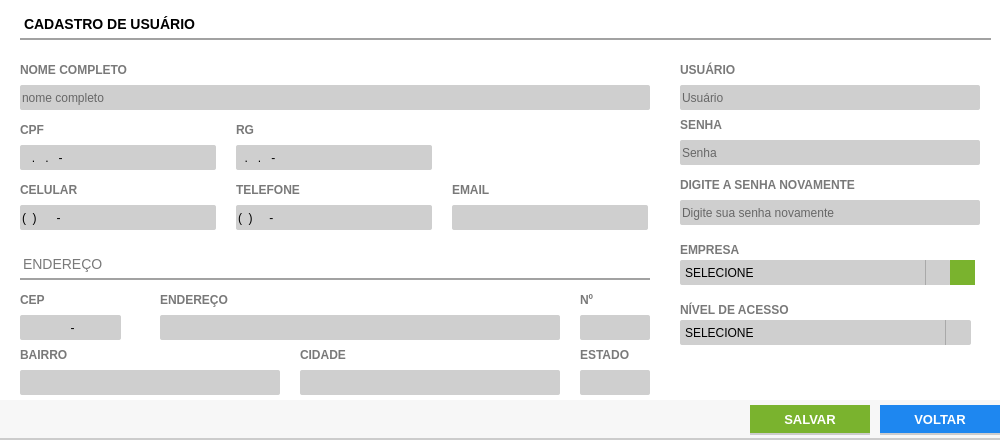
<?xml version="1.0" encoding="UTF-8"?>
<ui version="4.0">
 <class>ct_FormUsuario</class>
 <widget class="QFrame" name="ct_FormUsuario">
  <property name="geometry">
   <rect>
    <x>0</x>
    <y>0</y>
    <width>1000</width>
    <height>443</height>
   </rect>
  </property>
  <property name="windowTitle">
   <string>Cadastro de Usuários</string>
  </property>
  <property name="styleSheet">
   <string notr="true">background: #FFF;
border: none</string>
  </property>
  <widget class="QFrame" name="fr_FormUsuario">
   <property name="geometry">
    <rect>
     <x>0</x>
     <y>0</y>
     <width>1000</width>
     <height>500</height>
    </rect>
   </property>
   <property name="frameShape">
    <enum>QFrame::StyledPanel</enum>
   </property>
   <property name="frameShadow">
    <enum>QFrame::Raised</enum>
   </property>
   <widget class="QLabel" name="lb_FormFornecedor_21">
    <property name="geometry">
     <rect>
      <x>680</x>
      <y>60</y>
      <width>150</width>
      <height>20</height>
     </rect>
    </property>
    <property name="styleSheet">
     <string notr="true">QLabel{
font-size: 12px;
font-family: &quot;Arial Unicode MS&quot;;
font-weight: bold;
color: #797979
}</string>
    </property>
    <property name="text">
     <string>USUÁRIO</string>
    </property>
   </widget>
   <widget class="QLineEdit" name="tx_Celular">
    <property name="geometry">
     <rect>
      <x>20</x>
      <y>205</y>
      <width>196</width>
      <height>25</height>
     </rect>
    </property>
    <property name="focusPolicy">
     <enum>Qt::WheelFocus</enum>
    </property>
    <property name="styleSheet">
     <string notr="true">QLineEdit{
background: #CFCFCF;
border-radius: 2px;
color: #000;
font: 13px &quot;Arial&quot; 
}
QLineEdit:Focus {
border: 1px solid red;
}</string>
    </property>
    <property name="inputMask">
     <string>(00) 00000-0000</string>
    </property>
    <property name="text">
     <string>() -</string>
    </property>
    <property name="placeholderText">
     <string/>
    </property>
   </widget>
   <widget class="QLabel" name="lb_FormFornecedor_27">
    <property name="geometry">
     <rect>
      <x>580</x>
      <y>290</y>
      <width>50</width>
      <height>20</height>
     </rect>
    </property>
    <property name="styleSheet">
     <string notr="true">QLabel{
font-size: 12px;
font-family: &quot;Arial Unicode MS&quot;;
font-weight: bold;
color: #797979
}</string>
    </property>
    <property name="text">
     <string>Nº</string>
    </property>
   </widget>
   <widget class="QLabel" name="lb_FormFornecedor_28">
    <property name="geometry">
     <rect>
      <x>20</x>
      <y>290</y>
      <width>50</width>
      <height>20</height>
     </rect>
    </property>
    <property name="styleSheet">
     <string notr="true">QLabel{
font-size: 12px;
font-family: &quot;Arial Unicode MS&quot;;
font-weight: bold;
color: #797979
}</string>
    </property>
    <property name="text">
     <string>CEP</string>
    </property>
   </widget>
   <widget class="QLabel" name="lb_FormFornecedor_23">
    <property name="geometry">
     <rect>
      <x>680</x>
      <y>115</y>
      <width>150</width>
      <height>20</height>
     </rect>
    </property>
    <property name="styleSheet">
     <string notr="true">QLabel{
font-size: 12px;
font-family: &quot;Arial Unicode MS&quot;;
font-weight: bold;
color: #797979
}</string>
    </property>
    <property name="text">
     <string>SENHA</string>
    </property>
   </widget>
   <widget class="QLabel" name="lb_FormFornecedor_20">
    <property name="geometry">
     <rect>
      <x>20</x>
      <y>345</y>
      <width>120</width>
      <height>20</height>
     </rect>
    </property>
    <property name="styleSheet">
     <string notr="true">QLabel{
font-size: 12px;
font-family: &quot;Arial Unicode MS&quot;;
font-weight: bold;
color: #797979
}</string>
    </property>
    <property name="text">
     <string>BAIRRO</string>
    </property>
   </widget>
   <widget class="QLabel" name="lb_FormFornecedor_17">
    <property name="geometry">
     <rect>
      <x>20</x>
      <y>60</y>
      <width>150</width>
      <height>20</height>
     </rect>
    </property>
    <property name="styleSheet">
     <string notr="true">QLabel{
font-size: 12px;
font-family: &quot;Arial Unicode MS&quot;;
font-weight: bold;
color: #797979
}</string>
    </property>
    <property name="text">
     <string>NOME COMPLETO</string>
    </property>
   </widget>
   <widget class="QLineEdit" name="tx_rg">
    <property name="geometry">
     <rect>
      <x>236</x>
      <y>145</y>
      <width>196</width>
      <height>25</height>
     </rect>
    </property>
    <property name="focusPolicy">
     <enum>Qt::WheelFocus</enum>
    </property>
    <property name="styleSheet">
     <string notr="true">QLineEdit{
background: #CFCFCF;
border-radius: 2px;
color: #000;
font: 13px &quot;Arial&quot; 
}
QLineEdit:Focus {
border: 1px solid red;
}</string>
    </property>
    <property name="inputMask">
     <string>00.000.000-0</string>
    </property>
    <property name="placeholderText">
     <string/>
    </property>
   </widget>
   <widget class="QLabel" name="lb_FormFornecedor_26">
    <property name="geometry">
     <rect>
      <x>300</x>
      <y>345</y>
      <width>120</width>
      <height>20</height>
     </rect>
    </property>
    <property name="styleSheet">
     <string notr="true">QLabel{
font-size: 12px;
font-family: &quot;Arial Unicode MS&quot;;
font-weight: bold;
color: #797979
}</string>
    </property>
    <property name="text">
     <string>CIDADE</string>
    </property>
   </widget>
   <widget class="QLineEdit" name="tx_Telefone">
    <property name="geometry">
     <rect>
      <x>236</x>
      <y>205</y>
      <width>196</width>
      <height>25</height>
     </rect>
    </property>
    <property name="focusPolicy">
     <enum>Qt::WheelFocus</enum>
    </property>
    <property name="styleSheet">
     <string notr="true">QLineEdit{
background: #CFCFCF;
border-radius: 2px;
color: #000;
font: 13px &quot;Arial&quot; 
}
QLineEdit:Focus {
border: 1px solid red;
}</string>
    </property>
    <property name="inputMask">
     <string>(00) 0000-0000</string>
    </property>
    <property name="placeholderText">
     <string/>
    </property>
   </widget>
   <widget class="QLabel" name="lb_FormFornecedor_30">
    <property name="geometry">
     <rect>
      <x>236</x>
      <y>180</y>
      <width>190</width>
      <height>20</height>
     </rect>
    </property>
    <property name="styleSheet">
     <string notr="true">QLabel{
font-size: 12px;
font-family: &quot;Arial Unicode MS&quot;;
font-weight: bold;
color: #797979
}</string>
    </property>
    <property name="text">
     <string>TELEFONE</string>
    </property>
   </widget>
   <widget class="QLabel" name="lb_FormFornecedor_16">
    <property name="geometry">
     <rect>
      <x>580</x>
      <y>345</y>
      <width>70</width>
      <height>20</height>
     </rect>
    </property>
    <property name="styleSheet">
     <string notr="true">QLabel{
font-size: 12px;
font-family: &quot;Arial Unicode MS&quot;;
font-weight: bold;
color: #797979
}</string>
    </property>
    <property name="text">
     <string>ESTADO</string>
    </property>
   </widget>
   <widget class="QLabel" name="lb_FormFornecedor_6">
    <property name="geometry">
     <rect>
      <x>236</x>
      <y>120</y>
      <width>190</width>
      <height>20</height>
     </rect>
    </property>
    <property name="styleSheet">
     <string notr="true">QLabel{
font-size: 12px;
font-family: &quot;Arial Unicode MS&quot;;
font-weight: bold;
color: #797979
}</string>
    </property>
    <property name="text">
     <string>RG</string>
    </property>
   </widget>
   <widget class="QLineEdit" name="tx_Bairro">
    <property name="geometry">
     <rect>
      <x>20</x>
      <y>370</y>
      <width>260</width>
      <height>25</height>
     </rect>
    </property>
    <property name="focusPolicy">
     <enum>Qt::WheelFocus</enum>
    </property>
    <property name="styleSheet">
     <string notr="true">QLineEdit{
background: #CFCFCF;
border-radius: 2px;
color: #000;
font: 13px &quot;Arial&quot; ;
text-transform: uppercase
}
QLineEdit:Focus {
border: 1px solid red;
}</string>
    </property>
    <property name="inputMask">
     <string/>
    </property>
    <property name="alignment">
     <set>Qt::AlignLeading|Qt::AlignLeft|Qt::AlignVCenter</set>
    </property>
    <property name="placeholderText">
     <string/>
    </property>
   </widget>
   <widget class="QLineEdit" name="tx_Estado">
    <property name="geometry">
     <rect>
      <x>580</x>
      <y>370</y>
      <width>70</width>
      <height>25</height>
     </rect>
    </property>
    <property name="focusPolicy">
     <enum>Qt::WheelFocus</enum>
    </property>
    <property name="styleSheet">
     <string notr="true">QLineEdit{
background: #CFCFCF;
border-radius: 2px;
color: #000;
font: 13px &quot;Arial&quot; ;
text-transform: uppercase
}
QLineEdit:Focus {
border: 1px solid red;
}</string>
    </property>
    <property name="inputMask">
     <string/>
    </property>
    <property name="alignment">
     <set>Qt::AlignLeading|Qt::AlignLeft|Qt::AlignVCenter</set>
    </property>
    <property name="placeholderText">
     <string/>
    </property>
   </widget>
   <widget class="QLineEdit" name="tx_cpf">
    <property name="geometry">
     <rect>
      <x>20</x>
      <y>145</y>
      <width>196</width>
      <height>25</height>
     </rect>
    </property>
    <property name="focusPolicy">
     <enum>Qt::WheelFocus</enum>
    </property>
    <property name="styleSheet">
     <string notr="true">QLineEdit{
background: #CFCFCF;
border-radius: 2px;
color: #000;
font: 13px &quot;Arial&quot; 
}
QLineEdit:Focus {
border: 1px solid red;
}</string>
    </property>
    <property name="inputMask">
     <string>000.000.000-00</string>
    </property>
    <property name="text">
     <string>..-</string>
    </property>
    <property name="placeholderText">
     <string/>
    </property>
   </widget>
   <widget class="QLineEdit" name="tx_Num">
    <property name="geometry">
     <rect>
      <x>580</x>
      <y>315</y>
      <width>70</width>
      <height>25</height>
     </rect>
    </property>
    <property name="focusPolicy">
     <enum>Qt::WheelFocus</enum>
    </property>
    <property name="styleSheet">
     <string notr="true">QLineEdit{
background: #CFCFCF;
border-radius: 2px;
color: #000;
font: 13px &quot;Arial&quot; ;
text-transform: uppercase
}
QLineEdit:Focus {
border: 1px solid red;
}</string>
    </property>
    <property name="inputMask">
     <string/>
    </property>
    <property name="alignment">
     <set>Qt::AlignLeading|Qt::AlignLeft|Qt::AlignVCenter</set>
    </property>
    <property name="placeholderText">
     <string/>
    </property>
   </widget>
   <widget class="QLabel" name="lb_FormFornecedor">
    <property name="geometry">
     <rect>
      <x>20</x>
      <y>10</y>
      <width>971</width>
      <height>30</height>
     </rect>
    </property>
    <property name="styleSheet">
     <string notr="true">QLabel{
font-size: 14px;
font-family: &quot;Arial&quot;;
font-weight: bold;

border-bottom: 2px solid #A2A2A2
}</string>
    </property>
    <property name="text">
     <string>CADASTRO DE USUÁRIO</string>
    </property>
   </widget>
   <widget class="QLabel" name="lb_FormFornecedor_25">
    <property name="geometry">
     <rect>
      <x>452</x>
      <y>180</y>
      <width>190</width>
      <height>20</height>
     </rect>
    </property>
    <property name="styleSheet">
     <string notr="true">QLabel{
font-size: 12px;
font-family: &quot;Arial Unicode MS&quot;;
font-weight: bold;
color: #797979
}</string>
    </property>
    <property name="text">
     <string>EMAIL</string>
    </property>
   </widget>
   <widget class="QLineEdit" name="tx_Cidade">
    <property name="geometry">
     <rect>
      <x>300</x>
      <y>370</y>
      <width>260</width>
      <height>25</height>
     </rect>
    </property>
    <property name="focusPolicy">
     <enum>Qt::WheelFocus</enum>
    </property>
    <property name="styleSheet">
     <string notr="true">QLineEdit{
background: #CFCFCF;
border-radius: 2px;
color: #000;
font: 13px &quot;Arial&quot; ;
text-transform: uppercase
}
QLineEdit:Focus {
border: 1px solid red;
}</string>
    </property>
    <property name="inputMask">
     <string/>
    </property>
    <property name="alignment">
     <set>Qt::AlignLeading|Qt::AlignLeft|Qt::AlignVCenter</set>
    </property>
    <property name="placeholderText">
     <string/>
    </property>
   </widget>
   <widget class="QLineEdit" name="tx_senha">
    <property name="geometry">
     <rect>
      <x>680</x>
      <y>140</y>
      <width>300</width>
      <height>25</height>
     </rect>
    </property>
    <property name="focusPolicy">
     <enum>Qt::WheelFocus</enum>
    </property>
    <property name="styleSheet">
     <string notr="true">QLineEdit{
background: #CFCFCF;
border-radius: 2px;
color: #000;
font: 13px &quot;Arial&quot; ;

}
QLineEdit:Focus {
border: 1px solid red;
}</string>
    </property>
    <property name="echoMode">
     <enum>QLineEdit::Password</enum>
    </property>
    <property name="placeholderText">
     <string>Senha</string>
    </property>
   </widget>
   <widget class="QFrame" name="frame">
    <property name="geometry">
     <rect>
      <x>0</x>
      <y>400</y>
      <width>1000</width>
      <height>40</height>
     </rect>
    </property>
    <property name="styleSheet">
     <string notr="true">border-bottom: 2px solid #CCC;
background: #F7F7F7</string>
    </property>
    <property name="frameShape">
     <enum>QFrame::StyledPanel</enum>
    </property>
    <property name="frameShadow">
     <enum>QFrame::Raised</enum>
    </property>
    <widget class="QPushButton" name="bt_salvarUsuario">
     <property name="geometry">
      <rect>
       <x>750</x>
       <y>5</y>
       <width>120</width>
       <height>30</height>
      </rect>
     </property>
     <property name="font">
      <font>
       <family>Tahoma</family>
       <pointsize>10</pointsize>
       <weight>75</weight>
       <bold>true</bold>
      </font>
     </property>
     <property name="cursor">
      <cursorShape>PointingHandCursor</cursorShape>
     </property>
     <property name="focusPolicy">
      <enum>Qt::NoFocus</enum>
     </property>
     <property name="contextMenuPolicy">
      <enum>Qt::ActionsContextMenu</enum>
     </property>
     <property name="styleSheet">
      <string notr="true">QPushButton {
background-color: #7AB32E;
color: #FFF
 }
QPushButton:hover{
background-color: #40a286
}</string>
     </property>
     <property name="text">
      <string>SALVAR</string>
     </property>
     <property name="iconSize">
      <size>
       <width>75</width>
       <height>35</height>
      </size>
     </property>
    </widget>
    <widget class="QPushButton" name="bt_Voltar">
     <property name="geometry">
      <rect>
       <x>880</x>
       <y>5</y>
       <width>120</width>
       <height>30</height>
      </rect>
     </property>
     <property name="font">
      <font>
       <family>Tahoma</family>
       <pointsize>10</pointsize>
       <weight>75</weight>
       <bold>true</bold>
      </font>
     </property>
     <property name="cursor">
      <cursorShape>PointingHandCursor</cursorShape>
     </property>
     <property name="focusPolicy">
      <enum>Qt::NoFocus</enum>
     </property>
     <property name="contextMenuPolicy">
      <enum>Qt::ActionsContextMenu</enum>
     </property>
     <property name="styleSheet">
      <string notr="true">QPushButton {
background-color: #1E87F0;
color: #FFF
 }
QPushButton:hover{
background-color: #40a286
}</string>
     </property>
     <property name="text">
      <string>VOLTAR</string>
     </property>
     <property name="iconSize">
      <size>
       <width>75</width>
       <height>35</height>
      </size>
     </property>
    </widget>
   </widget>
   <widget class="QLineEdit" name="tx_cep">
    <property name="geometry">
     <rect>
      <x>20</x>
      <y>315</y>
      <width>101</width>
      <height>25</height>
     </rect>
    </property>
    <property name="focusPolicy">
     <enum>Qt::WheelFocus</enum>
    </property>
    <property name="styleSheet">
     <string notr="true">QLineEdit{
background: #CFCFCF;
border-radius: 2px;
color: #000;
font: 13px &quot;Arial&quot; ;
text-transform: uppercase
}
QLineEdit:Focus {
border: 1px solid red;
}</string>
    </property>
    <property name="inputMask">
     <string>99999-999</string>
    </property>
    <property name="alignment">
     <set>Qt::AlignCenter</set>
    </property>
    <property name="placeholderText">
     <string>123456789</string>
    </property>
   </widget>
   <widget class="QLineEdit" name="tx_usuario">
    <property name="geometry">
     <rect>
      <x>680</x>
      <y>85</y>
      <width>300</width>
      <height>25</height>
     </rect>
    </property>
    <property name="focusPolicy">
     <enum>Qt::WheelFocus</enum>
    </property>
    <property name="styleSheet">
     <string notr="true">QLineEdit{
background: #CFCFCF;
border-radius: 2px;
color: #000;
font: 13px &quot;Arial&quot; ;
}
QLineEdit:Focus {
border: 1px solid red;
}</string>
    </property>
    <property name="placeholderText">
     <string>Usuário</string>
    </property>
   </widget>
   <widget class="QLabel" name="lb_FormFornecedor_29">
    <property name="geometry">
     <rect>
      <x>160</x>
      <y>290</y>
      <width>250</width>
      <height>20</height>
     </rect>
    </property>
    <property name="styleSheet">
     <string notr="true">QLabel{
font-size: 12px;
font-family: &quot;Arial Unicode MS&quot;;
font-weight: bold;
color: #797979
}</string>
    </property>
    <property name="text">
     <string>ENDEREÇO</string>
    </property>
   </widget>
   <widget class="QLabel" name="lb_FormFornecedor_9">
    <property name="geometry">
     <rect>
      <x>20</x>
      <y>180</y>
      <width>196</width>
      <height>20</height>
     </rect>
    </property>
    <property name="styleSheet">
     <string notr="true">QLabel{
font-size: 12px;
font-family: &quot;Arial Unicode MS&quot;;
font-weight: bold;
color: #797979
}</string>
    </property>
    <property name="text">
     <string>CELULAR</string>
    </property>
   </widget>
   <widget class="QLineEdit" name="tx_Endereco">
    <property name="geometry">
     <rect>
      <x>160</x>
      <y>315</y>
      <width>400</width>
      <height>25</height>
     </rect>
    </property>
    <property name="focusPolicy">
     <enum>Qt::WheelFocus</enum>
    </property>
    <property name="styleSheet">
     <string notr="true">QLineEdit{
background: #CFCFCF;
border-radius: 2px;
color: #000;
font: 13px &quot;Arial&quot; ;
text-transform: uppercase
}
QLineEdit:Focus {
border: 1px solid red;
}</string>
    </property>
    <property name="inputMask">
     <string/>
    </property>
    <property name="alignment">
     <set>Qt::AlignLeading|Qt::AlignLeft|Qt::AlignVCenter</set>
    </property>
    <property name="placeholderText">
     <string/>
    </property>
   </widget>
   <widget class="QLineEdit" name="tx_Email">
    <property name="geometry">
     <rect>
      <x>452</x>
      <y>205</y>
      <width>196</width>
      <height>25</height>
     </rect>
    </property>
    <property name="focusPolicy">
     <enum>Qt::WheelFocus</enum>
    </property>
    <property name="styleSheet">
     <string notr="true">QLineEdit{
background: #CFCFCF;
border-radius: 2px;
color: #000;
font: 13px &quot;Arial&quot; 
}
QLineEdit:Focus {
border: 1px solid red;
}</string>
    </property>
    <property name="placeholderText">
     <string/>
    </property>
   </widget>
   <widget class="QLabel" name="lb_FormFornecedor_18">
    <property name="geometry">
     <rect>
      <x>20</x>
      <y>120</y>
      <width>190</width>
      <height>20</height>
     </rect>
    </property>
    <property name="styleSheet">
     <string notr="true">QLabel{
font-size: 12px;
font-family: &quot;Arial Unicode MS&quot;;
font-weight: bold;
color: #797979
}</string>
    </property>
    <property name="text">
     <string>CPF</string>
    </property>
   </widget>
   <widget class="QLabel" name="lb_FormFornecedor_31">
    <property name="geometry">
     <rect>
      <x>20</x>
      <y>250</y>
      <width>630</width>
      <height>30</height>
     </rect>
    </property>
    <property name="styleSheet">
     <string notr="true">QLabel{
font-size: 14px;
font-family: &quot;Arial&quot;;
font-weight: normal;

border-bottom: 2px solid #A2A2A2;
color: #797979
}</string>
    </property>
    <property name="text">
     <string>ENDEREÇO</string>
    </property>
   </widget>
   <widget class="QLineEdit" name="tx_nome">
    <property name="geometry">
     <rect>
      <x>20</x>
      <y>85</y>
      <width>630</width>
      <height>25</height>
     </rect>
    </property>
    <property name="focusPolicy">
     <enum>Qt::WheelFocus</enum>
    </property>
    <property name="styleSheet">
     <string notr="true">QLineEdit{
background: #CFCFCF;
border-radius: 2px;
color: #000;
font: 13px &quot;Arial&quot; ;
text-transform: uppercase;
}
QLineEdit:Focus {
border: 1px solid red;
}</string>
    </property>
    <property name="placeholderText">
     <string>nome completo</string>
    </property>
   </widget>
   <widget class="QLineEdit" name="tx_senha2">
    <property name="geometry">
     <rect>
      <x>680</x>
      <y>200</y>
      <width>300</width>
      <height>25</height>
     </rect>
    </property>
    <property name="focusPolicy">
     <enum>Qt::WheelFocus</enum>
    </property>
    <property name="styleSheet">
     <string notr="true">QLineEdit{
background: #CFCFCF;
border-radius: 2px;
color: #000;
font: 13px &quot;Arial&quot; ;

}
QLineEdit:Focus {
border: 1px solid red;
}</string>
    </property>
    <property name="echoMode">
     <enum>QLineEdit::Password</enum>
    </property>
    <property name="placeholderText">
     <string>Digite sua senha novamente</string>
    </property>
   </widget>
   <widget class="QLabel" name="lb_FormFornecedor_24">
    <property name="geometry">
     <rect>
      <x>680</x>
      <y>175</y>
      <width>271</width>
      <height>20</height>
     </rect>
    </property>
    <property name="styleSheet">
     <string notr="true">QLabel{
font-size: 12px;
font-family: &quot;Arial Unicode MS&quot;;
font-weight: bold;
color: #797979
}</string>
    </property>
    <property name="text">
     <string>DIGITE A SENHA NOVAMENTE</string>
    </property>
   </widget>
   <widget class="QPushButton" name="bt_busca_cep">
    <property name="geometry">
     <rect>
      <x>130</x>
      <y>310</y>
      <width>21</width>
      <height>31</height>
     </rect>
    </property>
    <property name="accessibleName">
     <string>BUSCA CEP</string>
    </property>
    <property name="text">
     <string/>
    </property>
    <property name="icon">
     <iconset>
      <normaloff>../../Imagens/search.png</normaloff>../../Imagens/search.png</iconset>
    </property>
   </widget>
   <widget class="QComboBox" name="cb_nivel">
    <property name="geometry">
     <rect>
      <x>680</x>
      <y>320</y>
      <width>291</width>
      <height>25</height>
     </rect>
    </property>
    <property name="focusPolicy">
     <enum>Qt::StrongFocus</enum>
    </property>
    <property name="styleSheet">
     <string notr="true">QComboBox{
background: #CFCFCF;
border-radius: 2px;
color: #000;
font: 13px &quot;Arial&quot; ;
text-transform: uppercase
}
QComboBox:Focus {
border: 1px solid red;
}
 QComboBox::drop-down {
     subcontrol-origin: padding;
     subcontrol-position: top right;
     width: 25px;
     border-left-width: 1px;
     border-left-color: darkgray;
     border-left-style: solid; /* just a single line */
     border-top-right-radius: 3px; /* same radius as the QComboBox */
     border-bottom-right-radius: 3px;
 }
QComboBox::down-arrow {
     image: url(&quot;+self.resourcepath('Images/down.png')+&quot;);
 }
</string>
    </property>
    <item>
     <property name="text">
      <string>SELECIONE</string>
     </property>
    </item>
    <item>
     <property name="text">
      <string>VENDEDOR</string>
     </property>
    </item>
    <item>
     <property name="text">
      <string>GERENTE</string>
     </property>
    </item>
   </widget>
   <widget class="QComboBox" name="cb_empresa">
    <property name="geometry">
     <rect>
      <x>680</x>
      <y>260</y>
      <width>271</width>
      <height>25</height>
     </rect>
    </property>
    <property name="styleSheet">
     <string notr="true">QComboBox{
background: #CFCFCF;
border-radius: 2px;
color: #000;
font: 13px &quot;Arial&quot; ;
text-transform: uppercase
}
QComboBox:Focus {
border: 1px solid red;
}
 QComboBox::drop-down {
     subcontrol-origin: padding;
     subcontrol-position: top right;
     width: 25px;
     border-left-width: 1px;
     border-left-color: darkgray;
     border-left-style: solid; /* just a single line */
     border-top-right-radius: 3px; /* same radius as the QComboBox */
     border-bottom-right-radius: 3px;
 }
QComboBox::down-arrow {
     image: url(&quot;+self.resourcepath('Images/down.png')+&quot;);
 }
</string>
    </property>
    <item>
     <property name="text">
      <string>SELECIONE</string>
     </property>
    </item>
   </widget>
   <widget class="QLabel" name="lb_FormProdutos_3">
    <property name="geometry">
     <rect>
      <x>680</x>
      <y>300</y>
      <width>215</width>
      <height>20</height>
     </rect>
    </property>
    <property name="styleSheet">
     <string notr="true">QLabel{
font-size: 12px;
font-family: &quot;Arial Unicode MS&quot;;
font-weight: bold;
color: #797979
}</string>
    </property>
    <property name="text">
     <string>NÍVEL DE ACESSO</string>
    </property>
   </widget>
   <widget class="QLabel" name="lb_FormProdutos_9">
    <property name="geometry">
     <rect>
      <x>680</x>
      <y>240</y>
      <width>215</width>
      <height>20</height>
     </rect>
    </property>
    <property name="styleSheet">
     <string notr="true">QLabel{
font-size: 12px;
font-family: &quot;Arial Unicode MS&quot;;
font-weight: bold;
color: #797979
}</string>
    </property>
    <property name="text">
     <string>EMPRESA</string>
    </property>
   </widget>
   <widget class="QPushButton" name="bt_add_emp">
    <property name="geometry">
     <rect>
      <x>950</x>
      <y>260</y>
      <width>25</width>
      <height>25</height>
     </rect>
    </property>
    <property name="font">
     <font>
      <family>Arial</family>
      <pointsize>16</pointsize>
      <weight>75</weight>
      <bold>true</bold>
     </font>
    </property>
    <property name="styleSheet">
     <string notr="true">QPushButton{
background: #7AB32E;
color: #FFF
}
QPushButton:hover{
background-color: #40a286
}</string>
    </property>
    <property name="text">
     <string/>
    </property>
   </widget>
  </widget>
 </widget>
 <tabstops>
  <tabstop>tx_nome</tabstop>
  <tabstop>tx_cpf</tabstop>
  <tabstop>tx_rg</tabstop>
  <tabstop>tx_Celular</tabstop>
  <tabstop>tx_Telefone</tabstop>
  <tabstop>tx_Email</tabstop>
  <tabstop>tx_cep</tabstop>
  <tabstop>tx_Endereco</tabstop>
  <tabstop>tx_Num</tabstop>
  <tabstop>tx_Bairro</tabstop>
  <tabstop>tx_Cidade</tabstop>
  <tabstop>tx_Estado</tabstop>
  <tabstop>tx_usuario</tabstop>
  <tabstop>tx_senha</tabstop>
 </tabstops>
 <resources/>
 <connections/>
</ui>
